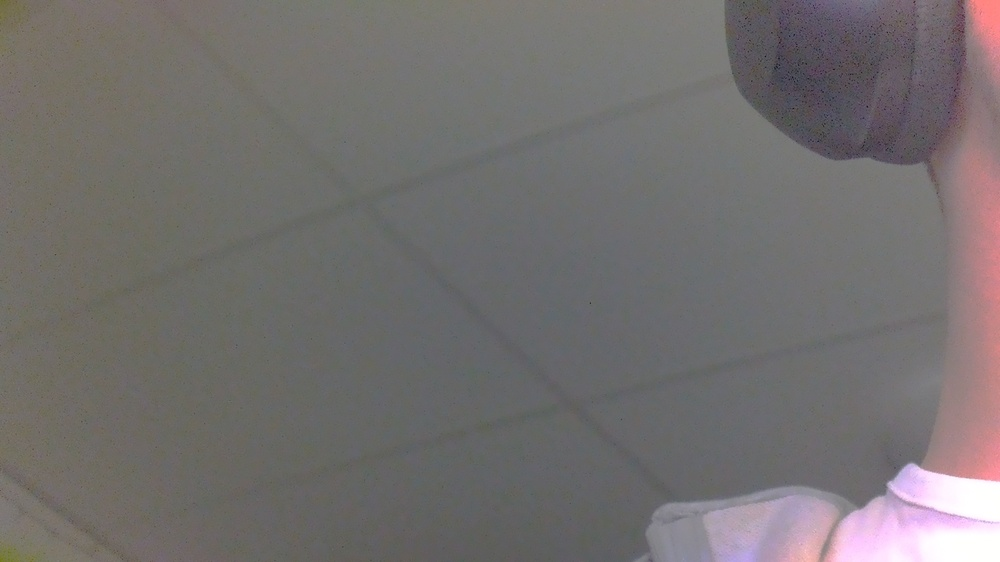
#> input picture GardenRobot/jetson_scripts/cam_images/frame_5520.jpg, 1000 x 562 px, shrunk from 1920 x 1080 before the run; its folder holds only this picture in this run
$ python -i decider.py   (imports and definitions only)
#> lines starting #> are read from the running program, lines starting #| are printed output that depends on the picture; after the words box and inside, x2 and y2 are one past the last pixel; in counts of white or black regions, pixels touching at a corner belong together
import os
import time
import cv2
import numpy as np

WATCH_FOLDER = r"C:\Users\spec\Documents\programming\projects\backend\GardenRobot\media\images"

LOWER_RED1 = np.array([0, 120, 70])
UPPER_RED1 = np.array([10, 255, 255])
LOWER_RED2 = np.array([170, 120, 70])
UPPER_RED2 = np.array([180, 255, 255])

LOWER_YELLOW = np.array([20, 100, 100])
UPPER_YELLOW = np.array([35, 255, 255])

LOWER_GREEN = np.array([40, 150, 150])
UPPER_GREEN = np.array([80, 255, 255])

LOWER_PURPLE = np.array([140, 100, 100])
UPPER_PURPLE = np.array([170, 255, 255])


def classify_image(path):
    img = cv2.imread(path)
#> img is the input picture: shape (562, 1000, 3); mean B, G, R 110.8, 111.4, 115.2

    if img is None:
        return "error"

    hsv = cv2.cvtColor(img, cv2.COLOR_BGR2HSV)
#> hsv: shape (562, 1000, 3); mean H, S, V 67.9, 17, 116.8

    mask_red1 = cv2.inRange(hsv, LOWER_RED1, UPPER_RED1)
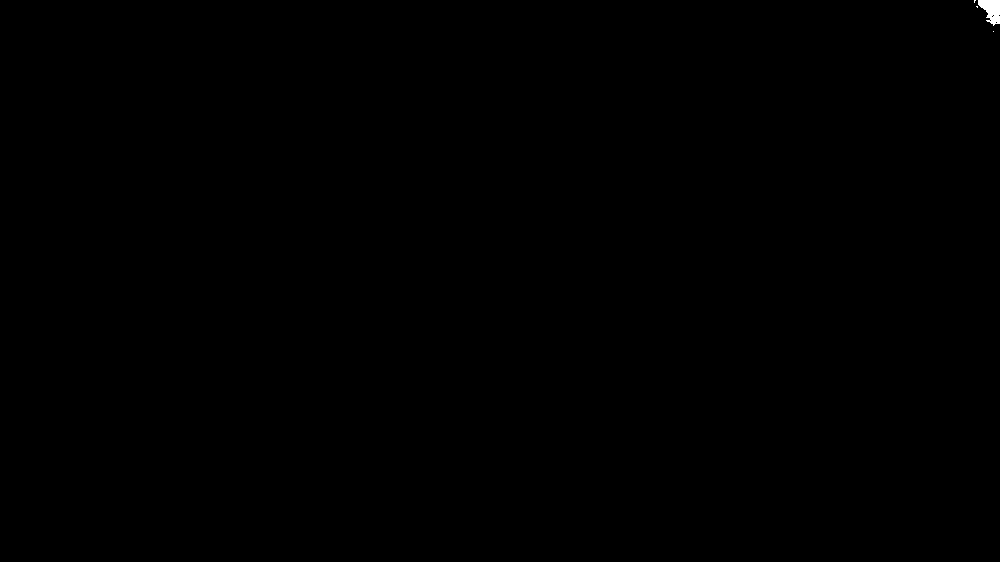
#> mask_red1: shape (562, 1000); 0.07% white; 4 white regions (3 under 20 px), largest, box (x1, y1, x2, y2) and area: (978, 0, 1000, 26) 372
    mask_red2 = cv2.inRange(hsv, LOWER_RED2, UPPER_RED2)
#> mask_red2: shape (562, 1000); 0.01% white in thin lines or dots, all inside (x1, y1, x2, y2) = (980, 8, 1000, 36)
    red_mask = cv2.bitwise_or(mask_red1, mask_red2)
#> red_mask: shape (562, 1000); 0.08% white; 10 white regions (9 under 20 px), largest, box (x1, y1, x2, y2) and area: (978, 0, 1000, 29) 430
    yellow_mask = cv2.inRange(hsv, LOWER_YELLOW, UPPER_YELLOW)
#> yellow_mask: shape (562, 1000); 0.05% white; 6 white regions (4 under 20 px), largest, box (x1, y1, x2, y2) and area: (0, 548, 20, 562) 183, (0, 0, 10, 7) 45
    alert_mask = cv2.bitwise_or(red_mask, yellow_mask)
#> alert_mask: shape (562, 1000); 0.13% white; 16 white regions (13 under 20 px), largest, box (x1, y1, x2, y2) and area: (978, 0, 1000, 29) 430, (0, 548, 20, 562) 183, (0, 0, 10, 7) 45

    green_mask = cv2.inRange(hsv, LOWER_GREEN, UPPER_GREEN)
#> green_mask: shape (562, 1000); every value is 0
    purple_mask = cv2.inRange(hsv, LOWER_PURPLE, UPPER_PURPLE)
    healthy_mask = cv2.bitwise_or(green_mask, purple_mask)

    alert_pixels = np.sum(alert_mask > 0)
#> alert_pixels = 703
    healthy_pixels = np.sum(healthy_mask > 0)
#> healthy_pixels = 0

    PIXEL_THRESHOLD = 250  # adjust sensitivity

    if alert_pixels > PIXEL_THRESHOLD and alert_pixels > healthy_pixels:
        return "---- Plant needs more water!! ----"
    elif healthy_pixels > PIXEL_THRESHOLD and healthy_pixels > alert_pixels:
        return "---- Plant is healthy! Proceed! ----"
    else:
        return "Travelling..."


def watch_folder(path):
    print(f"Watching folder:\n{path}\nPress CTRL+C to quit.\n")

    seen_files = set()

    while True:
        files = [f for f in os.listdir(path)
                 if f.lower().endswith((".jpg", ".png", ".jpeg"))]

        for file in files:
            full = os.path.join(path, file)

            if full not in seen_files:
                seen_files.add(full)

                result = classify_image(full)

                print(f"{result}")

        time.sleep(2)


# [5 lines not run here, left out]

>>> result = classify_image('../jetson_scripts/cam_images/frame_5520.jpg')
